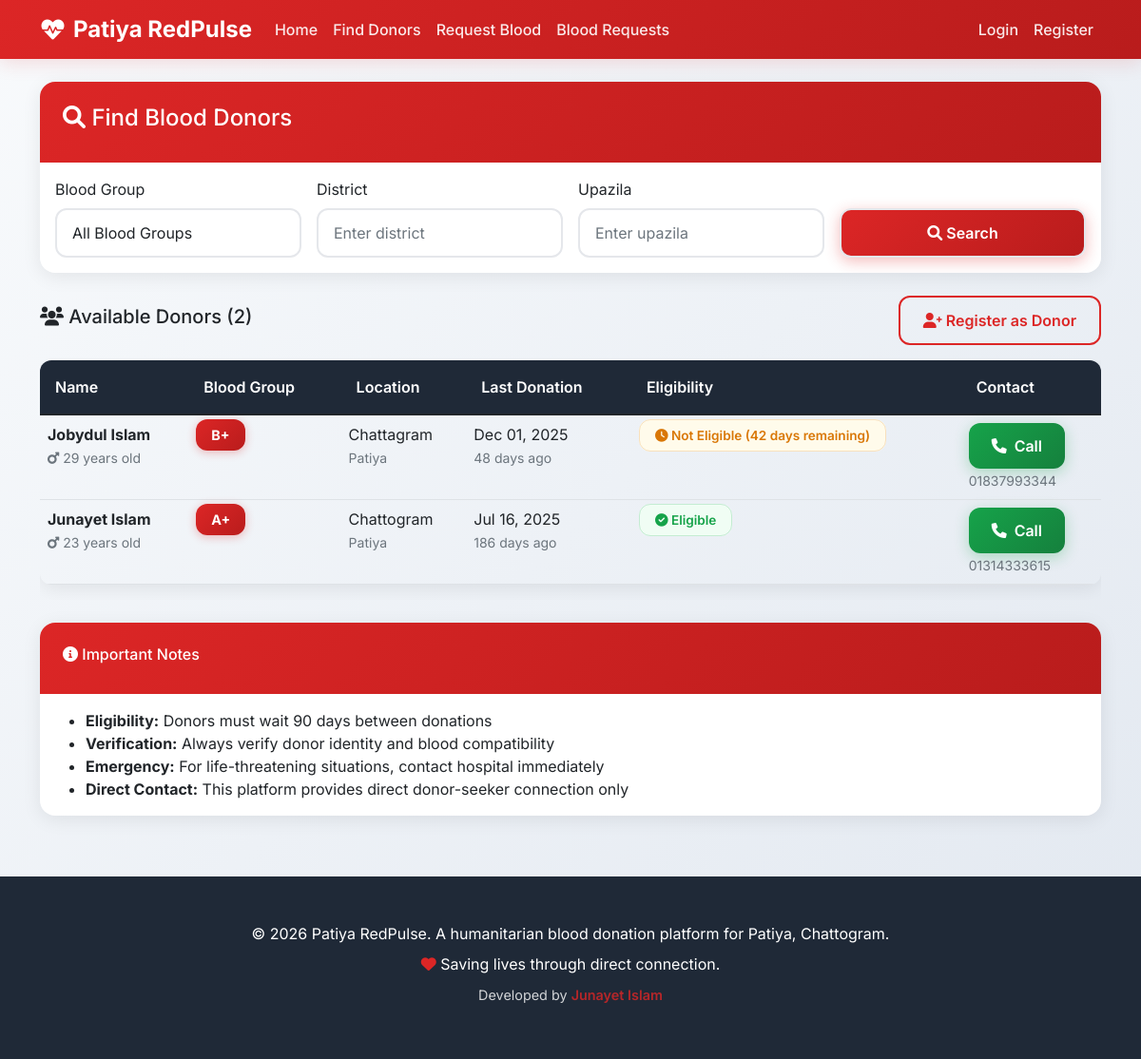
/accounts/donors/, run on the app's committed database.
### accounts/models.py (models this page shows, shortened)
class Donor(models.Model):
    BLOOD_GROUPS = [
        ('A+', 'A+'),
        ('A-', 'A-'),
        ('B+', 'B+'),
        ('B-', 'B-'),
        ('AB+', 'AB+'),
        ('AB-', 'AB-'),
        ('O+', 'O+'),
        ('O-', 'O-'),
    ]
    GENDER_CHOICES = [
        ('Male', 'Male'),
        ('Female', 'Female'),
        ('Other', 'Other'),
    ]
    AVAILABILITY_STATUS = [
        ('Available', 'Available'),
        ('Not Available', 'Not Available'),
    ]
    user = models.OneToOneField(User, on_delete=models.CASCADE)
    full_name = models.CharField(max_length=100)
    blood_group = models.CharField(max_length=3, choices=BLOOD_GROUPS)
    gender = models.CharField(max_length=10, choices=GENDER_CHOICES)
    age = models.IntegerField()
    mobile_number = models.CharField(max_length=15)
    email = models.EmailField(blank=True, null=True)
    district = models.CharField(max_length=50)
    upazila = models.CharField(max_length=50)
    last_donation_date = models.DateField()
    availability_status = models.CharField(max_length=15, choices=AVAILABILITY_STATUS, default='Available')
    registration_date = models.DateTimeField(default=timezone.now)
    is_active = models.BooleanField(default=True)
    @property
    def days_since_last_donation(self):
        today = timezone.now().date()
        return (today - self.last_donation_date).days
    @property
    def is_eligible(self):
        return self.days_since_last_donation >= 90
    @property
    def eligibility_status(self):
        if self.is_eligible:
            return "Eligible to Donate"
        else:
            remaining_days = 90 - self.days_since_last_donation
            return f"Not Eligible ({remaining_days} days remaining)"
    class Meta:
        ordering = ['-registration_date']

### accounts/views.py (the view)
# urls.py: path('donors/', views.donor_list, name='donor_list'),
def donor_list(request):
    blood_group = request.GET.get('blood_group', '')
    district = request.GET.get('district', '')
    upazila = request.GET.get('upazila', '')
    donors = Donor.objects.filter(is_active=True, availability_status='Available')
    if blood_group:
        donors = donors.filter(blood_group=blood_group)
    if district:
        donors = donors.filter(district__icontains=district)
    if upazila:
        donors = donors.filter(upazila__icontains=upazila)
    context = {
        'donors': donors,
        'blood_groups': ['A+', 'A-', 'B+', 'B-', 'AB+', 'AB-', 'O+', 'O-'],
        'selected_blood_group': blood_group,
        'selected_district': district,
        'selected_upazila': upazila,
        'title': 'Find Blood Donors'
    }
    return render(request, 'accounts/donor_list.html', context)

### templates/accounts/donor_list.html (shortened to what this page needs)
{% extends 'base.html' %}
{% block content %}
<div class="card">
    <div class="card-header">
        <h4><i class="fas fa-search"></i> Find Blood Donors</h4>
    </div>
    <div class="card-body">
        <form method="get" class="row g-3">
            <div class="col-md-3">
                <label class="form-label">Blood Group</label>
                <select name="blood_group" class="form-control">
                    <option value="">All Blood Groups</option>
                </select>
            </div>
            <div class="col-md-3">
                <label class="form-label">District</label>
                <input type="text" name="district" class="form-control"
                       placeholder="Enter district" value="{{ selected_district }}">
            </div>
            <div class="col-md-3">
                <label class="form-label">Upazila</label>
                <input type="text" name="upazila" class="form-control"
                       placeholder="Enter upazila" value="{{ selected_upazila }}">
            </div>
            <div class="col-md-3">
                <label class="form-label">&nbsp;</label>
                <button type="submit" class="btn btn-primary form-control">
                    <i class="fas fa-search"></i> Search
                </button>
            </div>
        </form>
    </div>
</div>
<div class="mt-4">
    <div class="d-flex justify-content-between align-items-center mb-3">
        <h5><i class="fas fa-users"></i> Available Donors ({{ donors.count }})</h5>
        <a href="{% url 'register' %}" class="btn btn-outline-primary">
            <i class="fas fa-user-plus"></i> Register as Donor
        </a>
    </div>
    {% if donors %}
        <div class="table-responsive">
            <table class="table table-hover">
                <thead class="table-dark">
                    <tr>
                        <th>Name</th>
                        <th>Blood Group</th>
                        <th>Location</th>
                        <th>Last Donation</th>
                        <th>Eligibility</th>
                        <th>Contact</th>
                    </tr>
                </thead>
                <tbody>
                    {% for donor in donors %}
                        <tr>
                            <td>
                                <strong>{{ donor.full_name }}</strong><br>
                                <small class="text-muted">
                                    {% if donor.gender == 'Male' %}
                                        <i class="fas fa-mars"></i>
                                    {% elif donor.gender == 'Female' %}
                                        <i class="fas fa-venus"></i>
                                    {% else %}
                                        <i class="fas fa-genderless"></i>
                                    {% endif %}
                                    {{ donor.age }} years old
                                </small>
                            </td>
                            <td>
                                <span class="blood-group-badge">{{ donor.blood_group }}</span>
                            </td>
                            <td>
                                {{ donor.district }}<br>
                                <small class="text-muted">{{ donor.upazila }}</small>
                            </td>
                            <td>
                                {{ donor.last_donation_date|date:"M d, Y" }}<br>
                                <small class="text-muted">{{ donor.days_since_last_donation }} days ago</small>
                            </td>
                            <td>
                                {% if donor.is_eligible %}
                                    <span class="eligible-badge">
                                        <i class="fas fa-check-circle"></i> Eligible
                                    </span>
                                {% else %}
                                    <span class="not-eligible-badge">
                                        <i class="fas fa-clock"></i> {{ donor.eligibility_status }}
                                    </span>
                                {% endif %}
                            </td>
                            <td>
                                <a href="tel:{{ donor.mobile_number }}" class="call-btn">
                                    <i class="fas fa-phone"></i> Call
                                </a><br>
                                <small class="text-muted">{{ donor.mobile_number }}</small>
                            </td>
                        </tr>
                    {% endfor %}
                </tbody>
            </table>
        </div>
    {% endif %}
</div>
<div class="card mt-4">
    <div class="card-header">
        <h6><i class="fas fa-info-circle"></i> Important Notes</h6>
    </div>
    <div class="card-body">
        <ul class="mb-0">
            <li><strong>Eligibility:</strong> Donors must wait 90 days between donations</li>
            <li><strong>Verification:</strong> Always verify donor identity and blood compatibility</li>
            <li><strong>Emergency:</strong> For life-threatening situations, contact hospital immediately</li>
            <li><strong>Direct Contact:</strong> This platform provides direct donor-seeker connection only</li>
        </ul>
    </div>
</div>
{% endblock %}

### templates/base.html (shortened to what this page needs)
<!DOCTYPE html>
<html lang="en">
<head>
    <link href="https://cdn.jsdelivr.net/npm/bootstrap@5.1.3/dist/css/bootstrap.min.css" rel="stylesheet">
    <link href="https://cdnjs.cloudflare.com/ajax/libs/font-awesome/6.0.0/css/all.min.css" rel="stylesheet">
</head>
<body>
    <nav class="navbar navbar-expand-lg navbar-dark">
        <div class="container">
            <a class="navbar-brand" href="{% url 'home' %}">
                <i class="fas fa-heartbeat"></i> Patiya RedPulse
            </a>
            <div class="collapse navbar-collapse" id="navbarNav">
                <ul class="navbar-nav me-auto">
                    <li class="nav-item">
                        <a class="nav-link" href="{% url 'home' %}">Home</a>
                    </li>
                    <li class="nav-item">
                        <a class="nav-link" href="{% url 'donor_list' %}">Find Donors</a>
                    </li>
                    <li class="nav-item">
                        <a class="nav-link" href="{% url 'submit_blood_request' %}">Request Blood</a>
                    </li>
                    <li class="nav-item">
                        <a class="nav-link" href="{% url 'blood_requests_list' %}">Blood Requests</a>
                    </li>
                </ul>
                <ul class="navbar-nav">
                    {% if user.is_authenticated %}
                        {% if user.is_staff %}
                            <li class="nav-item">
                                <a class="nav-link" href="{% url 'admin_dashboard' %}">
                                    <i class="fas fa-cog"></i> Admin Panel
                                </a>
                            </li>
                        {% endif %}
                        <li class="nav-item">
                            <a class="nav-link" href="{% url 'profile' %}">
                                <i class="fas fa-user"></i> Profile
                            </a>
                        </li>
                       <li class="nav-item">
    <form action="{% url 'logout' %}" method="post" class="d-inline">
        {% csrf_token %}
        <button type="submit" class="nav-link bg-transparent border-0" style="cursor: pointer;">
            <i class="fas fa-sign-out-alt"></i> Logout
        </button>
    </form>
</li>
                    {% else %}
                        <li class="nav-item">
                            <a class="nav-link" href="{% url 'login' %}">Login</a>
                        </li>
                        <li class="nav-item">
                            <a class="nav-link" href="{% url 'register' %}">Register</a>
                        </li>
                    {% endif %}
                </ul>
            </div>
        </div>
    </nav>
    <main class="container mt-4">
        {% block content %}
        {% endblock %}
    </main>
    <footer class="footer">
        <div class="container">
            <p>&copy; 2026 Patiya RedPulse. A humanitarian blood donation platform for Patiya, Chattogram.</p>
    <p><i class="fas fa-heart" style="color: var(--medical-red);"></i> Saving lives through direct connection.</p>
    <p style="font-size: 0.9rem; margin-top: 10px; opacity: 0.8;">
        Developed by <span style="font-weight: 600; color: var(--medical-red);">Junayet Islam</span>
    </p>
        </div>
    </footer>
</body>
</html>

### templates/base.html (style rules this page uses)
:root { --medical-red: #dc2626; --medical-red-dark: #b91c1c; --medical-red-light: #fef2f2; --medical-blue: #2563eb; --medical-blue-light: #eff6ff; --medical-green: #16a34a; --medical-green-light: #f0fdf4; --medical-yellow: #d97706; --medical-yellow-light: #fffbeb; --medical-gray: #6b7280; --medical-gray-light: #f9fafb; --medical-dark: #1f2937; }
* { font-family: 'Inter', sans-serif; }
body { background: linear-gradient(135deg, #f8fafc 0%, #e2e8f0 100%); min-height: 100vh; }
.navbar { background: linear-gradient(135deg, var(--medical-red) 0%, var(--medical-red-dark) 100%); box-shadow: 0 4px 20px rgba(220, 38, 38, 0.15); backdrop-filter: blur(10px); }
.navbar-brand { font-weight: 700; font-size: 1.5rem; color: white !important; display: flex; align-items: center; gap: 0.5rem; }
.nav-link { color: rgba(255, 255, 255, 0.9) !important; font-weight: 500; transition: all 0.3s ease; position: relative; }
.nav-link::after { content: ''; position: absolute; bottom: -2px; left: 0; width: 0; height: 2px; background: white; transition: width 0.3s ease; }
.card { background: white; border-radius: 16px; box-shadow: 0 4px 20px rgba(0, 0, 0, 0.08); border: none; overflow: hidden; transition: all 0.3s ease; }
.card-header { background: linear-gradient(135deg, var(--medical-red) 0%, var(--medical-red-dark) 100%); color: white; font-weight: 600; padding: 1.5rem; border: none; }
.btn-primary { background: linear-gradient(135deg, var(--medical-red) 0%, var(--medical-red-dark) 100%); border: none; border-radius: 12px; padding: 0.75rem 1.5rem; font-weight: 600; transition: all 0.3s ease; box-shadow: 0 4px 15px rgba(220, 38, 38, 0.3); }
.btn-outline-primary { color: var(--medical-red); border: 2px solid var(--medical-red); border-radius: 12px; padding: 0.75rem 1.5rem; font-weight: 600; transition: all 0.3s ease; }
.call-btn { background: linear-gradient(135deg, var(--medical-green) 0%, #15803d 100%); color: white; border: none; border-radius: 12px; padding: 0.75rem 1.5rem; font-weight: 600; text-decoration: none; display: inline-flex; align-items: center; gap: 0.5rem; transition: all 0.3s ease; box-shadow: 0 4px 15px rgba(22, 163, 74, 0.3); }
.blood-group-badge { background: linear-gradient(135deg, var(--medical-red) 0%, var(--medical-red-dark) 100%); color: white; padding: 0.5rem 1rem; border-radius: 12px; font-weight: 700; font-size: 0.9rem; box-shadow: 0 2px 10px rgba(220, 38, 38, 0.3); }
.eligible-badge { background: var(--medical-green-light); color: var(--medical-green); padding: 0.5rem 1rem; border-radius: 12px; font-weight: 600; font-size: 0.85rem; border: 1px solid rgba(22, 163, 74, 0.2); }
.not-eligible-badge { background: var(--medical-yellow-light); color: var(--medical-yellow); padding: 0.5rem 1rem; border-radius: 12px; font-weight: 600; font-size: 0.85rem; border: 1px solid rgba(217, 119, 6, 0.2); }
.form-control { border-radius: 12px; border: 2px solid #e5e7eb; padding: 0.75rem 1rem; transition: all 0.3s ease; }
.footer { background: var(--medical-dark); color: white; text-align: center; padding: 3rem 0; margin-top: 4rem; }
.footer p { margin-bottom: 0.5rem; }
.footer i { color: var(--medical-red); }
.table { border-radius: 12px; overflow: hidden; box-shadow: 0 4px 20px rgba(0, 0, 0, 0.08); }
.table thead th { background: var(--medical-dark); color: white; font-weight: 600; border: none; padding: 1rem; }
.table tbody tr { transition: all 0.3s ease; }

### data on the page
Donor: full_name "Jobydul Islam", gender "Male" (drawn), age "29", blood_group "B+", district "Chattagram", upazila "Patiya", last_donation_date "Dec 01, 2025", days_since_last_donation "48", eligibility_status "Not Eligible (42 days remaining)", mobile_number "01837993344"
Donor: full_name "Junayet Islam", gender "Male" (drawn), age "23", blood_group "A+", district "Chattogram", upazila "Patiya", last_donation_date "Jul 16, 2025", days_since_last_donation "186", shows "Eligible", mobile_number "01314333615"

### other printed values
{{ donors.count }} "2"
